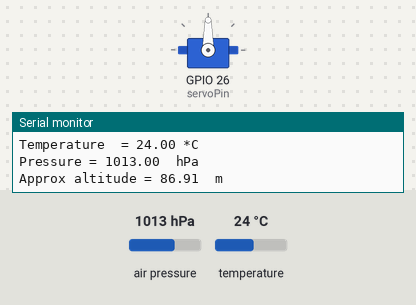
The sketch below on a simulated ESP32. Parts: servo, the last lines printed to the serial monitor. The test bench sets the inputs (shaded band); at power-on: air pressure 1013 hPa, temperature 24 °C.

Above: at 1.2 s.
1.3 s: air pressure set to 952 hPa
At 4.16 s:
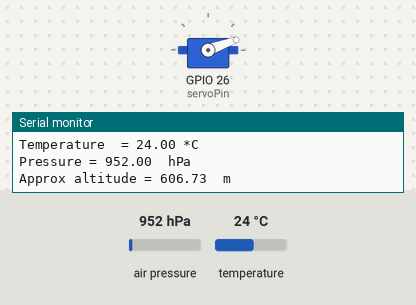
Timing chart, 0 to 6.1 s (numbered marks = the images above; inputs shaded):
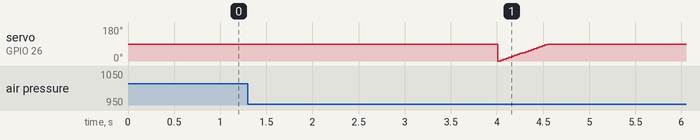

The sketch:

bmp280.ino
```cpp
#include <Adafruit_BMP280.h>
#include <ESP32Servo.h>

Adafruit_BMP280 bmp;  // I2C Interface
Servo myservo;

#define PNM 1023.50  // Average sea-level pressure
#define LARGADA 1    // Drop altitude in meters
#define DEBUG 1

int pos = 0;  // Servo position
int servoPin = 26;
float firstAlt = 0;  // First altitude in Setup
float altitude = 0;
unsigned long previousMillis = 0;
const long interval = 500;
bool status = 0;

void setup() {
  Serial.begin(115200);
  Serial.println(F("BMP280 test"));

  if (!bmp.begin()) {
    Serial.println(F("Could not find a valid BMP280 sensor,  check wiring!"));
    while (1)
      ;
  }

  /* Default settings from datasheet.  */
  bmp.setSampling(Adafruit_BMP280::MODE_NORMAL,     /* Operating Mode. */
                  Adafruit_BMP280::SAMPLING_X2,     /* Temp. oversampling */
                  Adafruit_BMP280::SAMPLING_X16,    /* Pressure oversampling */
                  Adafruit_BMP280::FILTER_X16,      /* Filtering. */
                  Adafruit_BMP280::STANDBY_MS_500); /* Standby time. */

  // Allow allocation of all timers
  ESP32PWM::allocateTimer(0);
  ESP32PWM::allocateTimer(1);
  ESP32PWM::allocateTimer(2);
  ESP32PWM::allocateTimer(3);
  myservo.setPeriodHertz(50);           // standard 50 hz servo
  myservo.attach(servoPin, 500, 2400);  // attaches the servo on pin 18 to the servo object
                                        // using default min/max of 1000us and 2000us
                                        // different servos may require different min/max settings
                                        // for an accurate 0 to 180 sweep
  firstAlt = bmp.readAltitude(PNM);
  Serial.println(firstAlt);
}

void loop() {
  unsigned long currentMillis = millis();

#ifdef DEBUG
  Serial.print(F("Temperature  = "));
  Serial.print(bmp.readTemperature());
  Serial.println(" *C");

  Serial.print(F("Pressure = "));
  Serial.print(bmp.readPressure() / 100);  //displaying the Pressure in hPa, you can change the unit
  Serial.println("  hPa");

  Serial.print(F("Approx altitude = "));
  Serial.print(bmp.readAltitude(PNM));
  Serial.println("  m");
  Serial.println();
  delay(2000);
#endif

  if (currentMillis - previousMillis >= interval) {
    previousMillis = currentMillis;
    altitude = bmp.readAltitude(PNM);
  }
  if (status == 0) {
    if (altitude - firstAlt >= LARGADA) {
      for (pos = 0; pos <= 90; pos += 5) {
        myservo.write(pos);  // tell servo to go to position in variable 'pos'
        delay(30);           // waits 30ms for the servo to reach the position
      }
      myservo.detach();
      status = 1;
    }
  }
}
```
